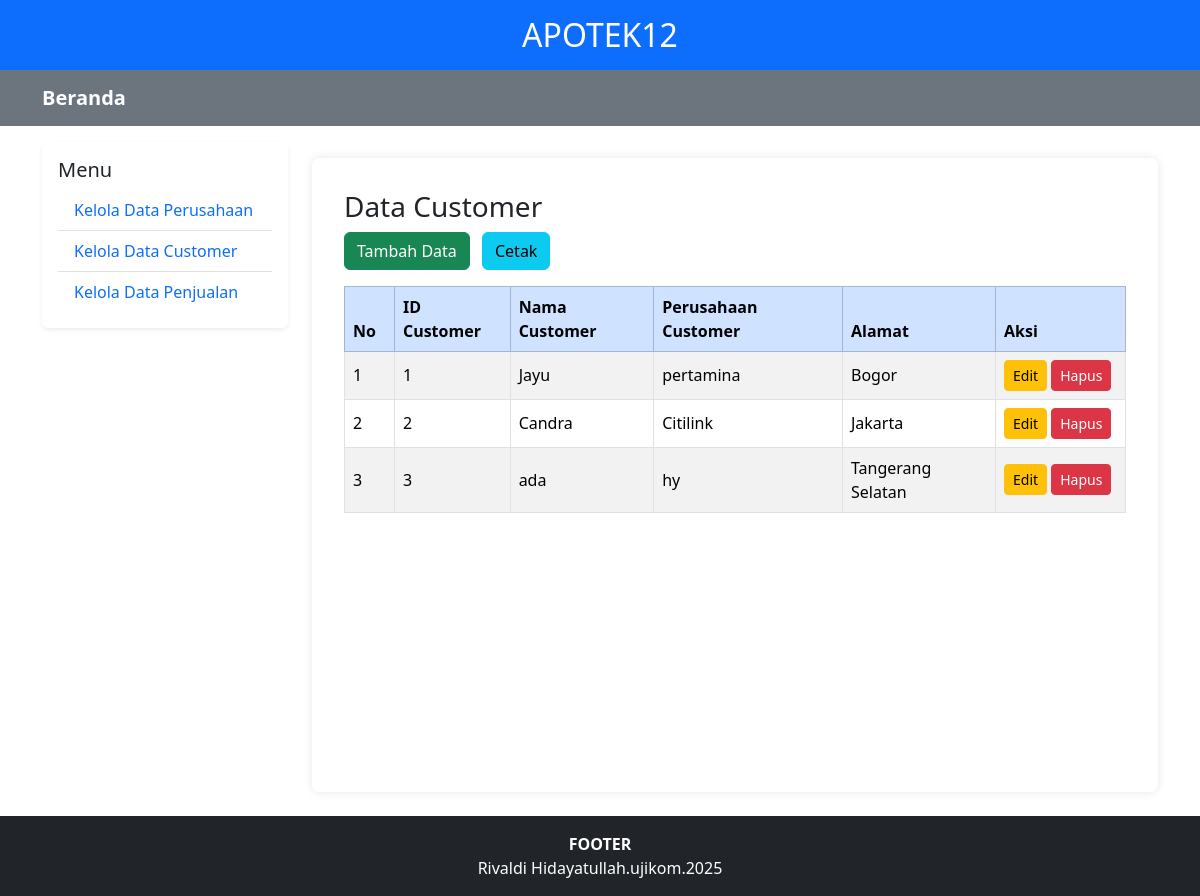
/customer.php, run on the app's committed database.
### tables this page shows
CREATE TABLE `customer` (
  `id_customer` int(11) NOT NULL,
  `nama_customer` varchar(100) NOT NULL,
  `perusahaan_cust` varchar(100) NOT NULL,
  `alamat` text NOT NULL
);

### customer.php (the view, shortened to what this page needs)
<?php
include 'koneksi.php';
$data = mysqli_query($conn, "SELECT * FROM customer");
?>
<!DOCTYPE html>
<html lang="id">
<head>
  <link href="https://cdn.jsdelivr.net/npm/bootstrap@5.3.3/dist/css/bootstrap.min.css" rel="stylesheet" />
</head>
<body>
  <header class="bg-primary text-white text-center py-3">
    <h2 class="m-0">APOTEK12</h2>
  </header>
  <nav class="navbar navbar-expand-lg navbar-dark bg-secondary">
    <div class="container">
      <a class="navbar-brand d-none d-lg-block fw-bold" href="index.php">Beranda</a>
    </div>
  </nav>
  <div class="container-lg d-flex mt-3" style="min-height: calc(100vh - 150px);">
    <aside class="d-none d-lg-block bg-white p-3 rounded shadow-sm" style="width: 250px; height: fit-content;">
      <h5>Menu</h5>
      <nav class="nav flex-column">
        <a class="nav-link py-2 border-bottom" href="perusahaan.php">Kelola Data Perusahaan</a>
        <a class="nav-link py-2 border-bottom active" href="customer.php" aria-current="page">Kelola Data Customer</a>
        <a class="nav-link py-2" href="kelola_penjualan.php">Kelola Data Penjualan</a>
      </nav>
    </aside>
    <main class="flex-grow-1 ms-lg-4">
      <h3>Data Customer</h3>
      <div class="mb-3">
        <a href="tambah_customer.php" class="btn btn-success me-2">Tambah Data</a>
        <a href="cetak_customer.php" target="_blank" class="btn btn-info">Cetak</a>
      </div>
      <div class="table-responsive">
        <table class="table table-bordered table-striped align-middle">
          <thead class="table-primary">
            <tr>
              <th scope="col" style="width: 50px;">No</th>
              <th scope="col">ID Customer</th>
              <th scope="col">Nama Customer</th>
              <th scope="col">Perusahaan Customer</th>
              <th scope="col">Alamat</th>
              <th scope="col" style="width: 130px;">Aksi</th>
            </tr>
          </thead>
          <tbody>
            <?php $no = 1; while ($d = mysqli_fetch_assoc($data)) : ?>
              <tr>
                <td><?= $no++ ?></td>
                <td><?= htmlspecialchars($d['id_customer']) ?></td>
                <td><?= htmlspecialchars($d['nama_customer']) ?></td>
                <td><?= htmlspecialchars($d['perusahaan_cust']) ?></td>
                <td><?= htmlspecialchars($d['alamat']) ?></td>
                <td>
                  <a href="edit_customer.php?id_customer=<?= urlencode($d['id_customer']) ?>" class="btn btn-sm btn-warning">Edit</a>
                  <a href="hapus_customer.php?id_customer=<?= urlencode($d['id_customer']) ?>" onclick="return confirm('Yakin ingin menghapus data?')" class="btn btn-sm btn-danger">Hapus</a>
                </td>
              </tr>
            <?php endwhile; ?>
          </tbody>
        </table>
      </div>
    </main>
  </div>
  <footer class="bg-dark text-white text-center py-3 mt-4">
    <strong>FOOTER</strong>
    <p class="mb-0">Rivaldi Hidayatullah.ujikom.2025</p>
  </footer>
</body>
</html>

### customer.php (style rules this page uses)
body { background-image: url('gambar/image1.jpeg'); background-size: cover; background-repeat: no-repeat; background-attachment: fixed; background-position: center; min-height: 100vh; display: flex; flex-direction: column; }
main { background-color: rgba(255, 255, 255, 0.9); border-radius: 8px; box-shadow: 0 0 10px rgba(0,0,0,0.1); padding: 2rem; margin-top: 1rem; }
footer { margin-top: auto; }
.table-responsive { max-height: 60vh; overflow-y: auto; }

### data on the page
customer: id_customer "1", nama_customer "Jayu", perusahaan_cust "pertamina", alamat "Bogor"
customer: id_customer "2", nama_customer "Candra", perusahaan_cust "Citilink", alamat "Jakarta"
customer: id_customer "3", nama_customer "ada", perusahaan_cust "hy", alamat "Tangerang Selatan"
